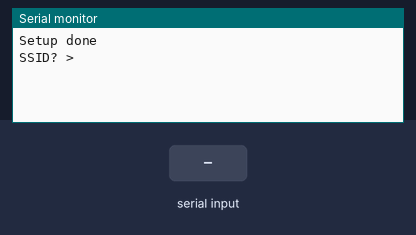
A sketch run on a simulated ESP8266 (NodeMCU). On the bench: the last lines printed to the serial monitor. Inputs (shaded band) come from the test bench. A WiFi scan finds three made-up networks.

Above: at 3.2 s.
3.3 s: "1\n" received over Serial
At 4.7 s:
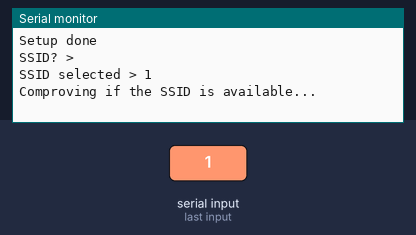
5.8 s: "0\n" received over Serial
At 7.1 s:
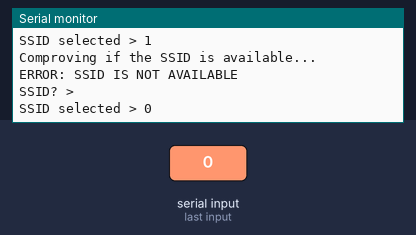
7.8 s: "2\n" received over Serial
At 11.8 s:
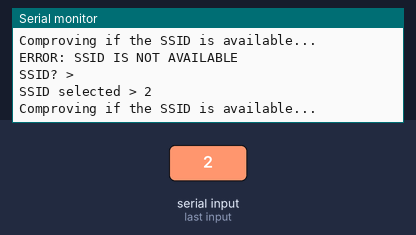

Measured:
- after the input at 3.3 s, the serial monitor: prints a new line at once (image 1)
- after the input at 5.8 s, the serial monitor: prints a new line after 0.50 s (image 2)
- after the input at 7.8 s, the serial monitor: prints a new line after 1.5 s (image 3)

The sketch:

ConnectToNetwork.ino
```cpp
#include "ESP8266WiFi.h"
String ssid, password, s;
String _disconnect;
char* c_ssid;
char* c_pwd;
int contador = 0, n;
boolean check, _connect;

void setup() {
  // put your setup code here, to run once:
  Serial.begin(9600);
  WiFi.mode(WIFI_STA);
  WiFi.disconnect();
  delay(2000);
  Serial.println("Setup done");
}

void loop() {
  if (WiFi.status() != WL_CONNECTED) {
    wifiNetworkSelection();
    if (_connect)
      connectToWifi();
  } else {
    check = false;
    while (!check) {
      /*Serial.println("Do you want do disconnect? (y/n)");
      while (!Serial.available());
      _disconnect = Serial.readStringUntil('\n');
      if (_disconnect != "y" and _disconnect != "Y" and _disconnect != "n" and _disconnect != "N") {
        Serial.println("ERROR: Please write 'y' or 'n'");
      } else {
        if (_disconnect == "y" or  _disconnect == "Y") {
          WiFi.disconnect();
          free(c_ssid);
          free(c_pwd);
          delay(2000);
        } else {
          delay(5000);
        }
        check = true;
      }*/
    }
  }
}

void connectToWifi() {
  if (WiFi.status() != WL_CONNECTED) {
    WiFi.begin(c_ssid, c_pwd);
    Serial.print("Connecting");
    while (WiFi.status() != WL_CONNECTED) {
      delay(1000);
      Serial.print(".");
      contador++;
      if (contador == 10) {
        contador = 0;
        break;
      }
    }
    Serial.println();
    if (WiFi.status() == WL_CONNECTED) { //Check: https://www.arduino.cc/en/Reference/WiFiStatus for more details
      Serial.print("WiFi local IP > ");
      Serial.println(WiFi.localIP());
    }
    else {
      Serial.println("ERROR: CAN NOT CONNECTED TO NETWORK");
    }
  }
}

void wifiNetworkSelection() {
  if (WiFi.status() != WL_CONNECTED) {
    Serial.println("SSID? >");
    while (!Serial.available());
    ssid = Serial.readStringUntil('\n');
    c_ssid = strTochar(ssid, c_ssid);
    Serial.print("SSID selected > ");
    Serial.println(c_ssid);
    delay(1000);
    _connect = ssidAvailable();
    if (_connect) {
      Serial.println("Password? >");
      while (!Serial.available());
      password = Serial.readStringUntil('\n');
      c_pwd = strTochar(password, c_pwd);
      Serial.print("Password > ");
      Serial.println(c_pwd);
      delay(1000);
    }
  }
}

char* strTochar(String txt, char* c) {
  if (WiFi.status() != WL_CONNECTED) {
    int len = txt.length();
    c = (char*)malloc(len);
    strncpy(c, txt.c_str(), len);
    c[len] = '\0';

    return c;
  }
  return NULL;
}

boolean ssidAvailable() {
  Serial.println("Comproving if the SSID is available...");
  n = WiFi.scanNetworks();
  if (n == 0)
    Serial.println("No networks found!");
  else {
    for (int i = 0; i < n; i++) {
      s = WiFi.SSID(i);
      if (strncmp(s.c_str(), c_ssid, s.length()) == 0) {
        Serial.println("SSID available: OK");
        return true;
      }
    }
  }
  Serial.println("ERROR: SSID IS NOT AVAILABLE");
  return false;
}
```
